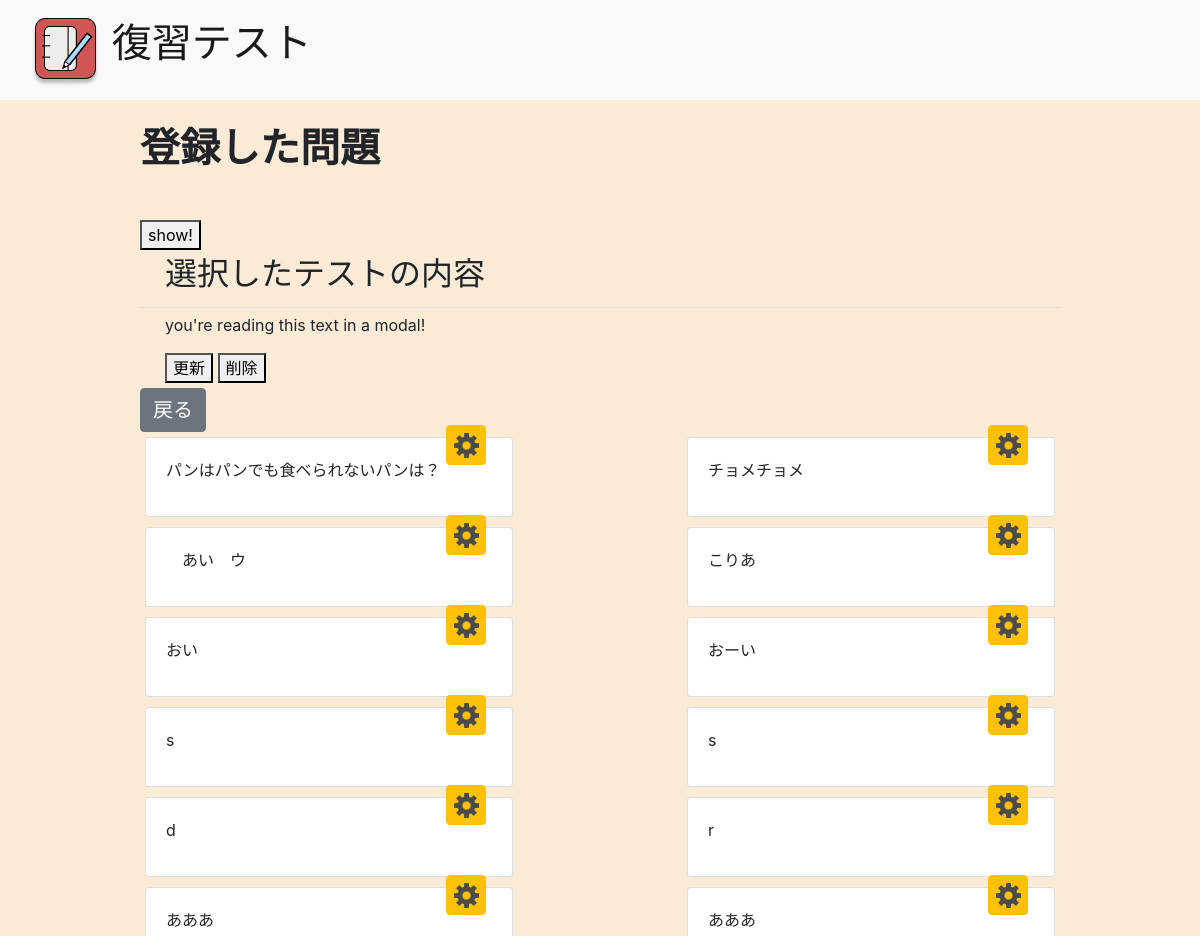
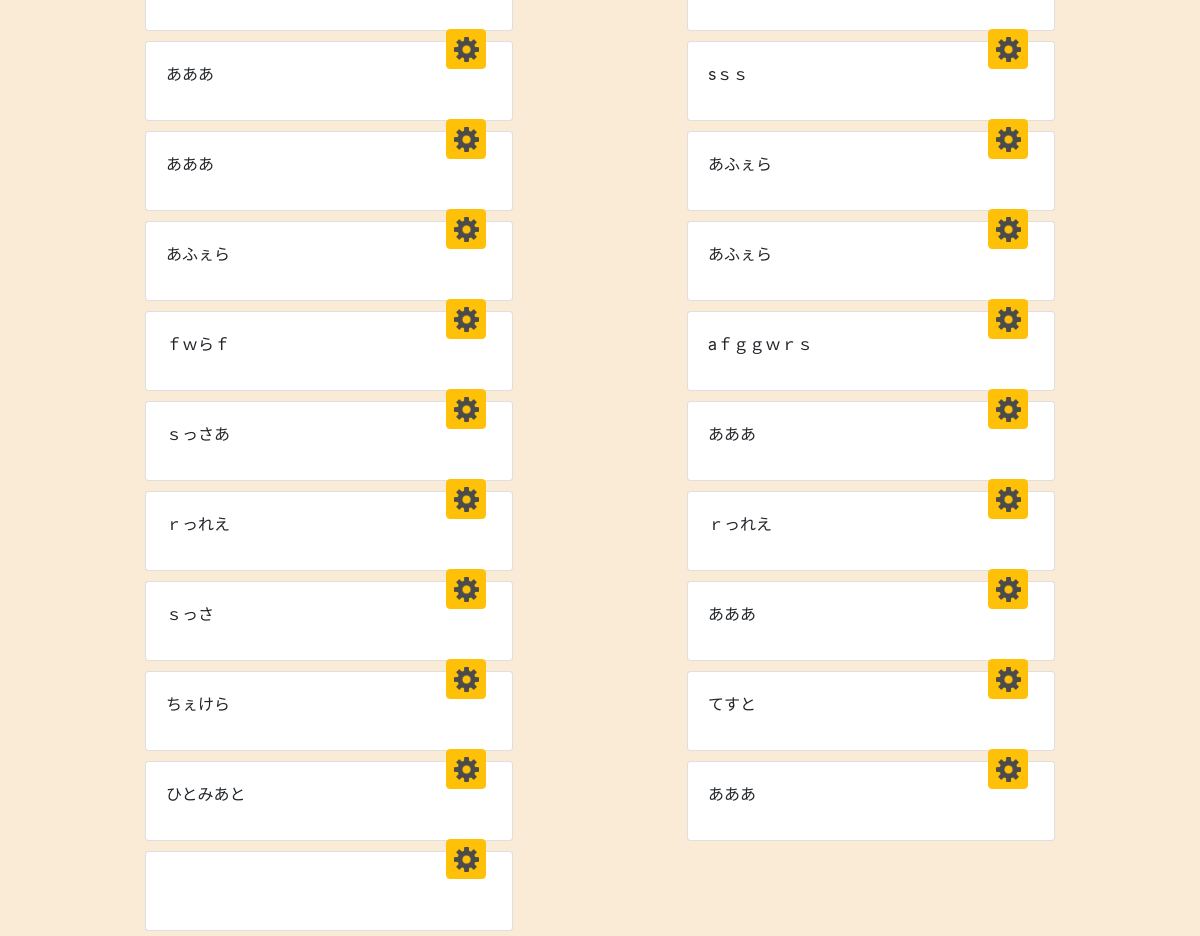
The page /history/ on the database its author committed (2 pictures, top to bottom).
### test/models.py (models this page shows)
class Test(models.Model):
  que = models.CharField(max_length=255)
  ans = models.CharField(max_length=255)
  total = models.IntegerField(default=0)
  correct = models.IntegerField(default=0)

### test/views.py (the view, shortened to what this page needs)
# urls.py: path("history/", views.history, name="history"),
def history(request):
  if request.method == 'GET':
    tests_list = {}
    tests = Test.objects.all()
    tests_list["tests_list"] = tests
    return render(request, 'history.html', tests_list)

### test/templates/history.html (shortened to what this page needs)
{% extends 'base.html' %}
{% block content %}
<h1 style="font-size: 40px; margin-bottom: 3rem;"><b>登録した問題</b></h1>
<div id="app">
  <button v-on:click="show" class="button">show!</button>
  <modal name="hello-world" :draggable="true" :resizable="true">
    <div class="modal-header">
      <h2>選択したテストの内容</h2>
    </div>
    <div class="modal-body">
      <p>you're reading this text in a modal!</p>
      <button v-on:click="hide">更新</button>
      <button v-on:click="hide">削除</button>
    </div>
  </modal>
</div>
<form method="get" action="{% url 'test:index' %}">
  <button type="submit" class="btn btn-secondary" style="font-size: 20px;">戻る</button>
</form>
<div class="testcard">
  {% for test in tests_list %}
  <div class="card box" style="width: 23rem; margin: 5px; text-align: left;">
    <div class="card-body">
      <p class="card-text">{{ test.que }}</p>
      <form method="post", action="{% url 'test:history' %}">
        <button type="submit" class="btn btn-warning" ><img src="../static/img/settings.png" width="25px" ></button>
      </form>
    </div>
  </div>
  {% endfor %}
</div>
{% endblock %}

### test/templates/base.html (shortened to what this page needs)
{% load static %}
<!DOCTYPE html>
<html lang="en">
<head>
  <link rel="stylesheet" href="https://stackpath.bootstrapcdn.com/bootstrap/4.3.1/css/bootstrap.min.css">
  <link rel="stylesheet" href="{% static 'style.css' %}">
</head>
<body style="background-color: #faebd7;">
  <header>
    <nav class="navbar navbar-light bg-light">
      <div class="container-fluid">
        <a class="navbar-brand" href="/" style="font-size: 40px;">
          <img src="../static/img/icon.png" alt="" width="20%" height="" class="d-inline-block align-text-top">
          復習テスト
        </a>
      </div>
    </nav>
  </header>
  <div class="container">
    <div class="row">
      <div class="col-sm-10 mx-auto mt-4">
        {% block content %}
        {% endblock %}
      </div>
    </div>
  </div>
  <link rel="stylesheet" href="https://cdn.jsdelivr.net/npm/vue-js-modal@1.3.31/dist/styles.css">
</body>
</html>

### test/static/style.css (style rules this page uses)
.testcard { display: flex; flex-wrap: wrap; text-align: center; justify-content: space-between; }
.box { position: relative; height: 80px; }
.box button { padding: 0; position: absolute; left: 300px; top: -13px; width: 40px; height: 40px; text-align: center; }
.modal-header, .modal-body { padding: 5px 25px; }
.modal-header { border-bottom: 1px solid #ddd; }

### rows shown on the page
Test: que "パンはパンでも食べられないパンは？"
Test: que "チョメチョメ"
Test: que "あい ウ"
Test: que "こりあ"
Test: que "おい"
Test: que "おーい"
Test: que "s"
Test: que "s"
Test: que "d"
Test: que "r"
Test: que "あああ"
Test: que "あああ"
Test: que "あああ"
Test: que "sｓｓ"
Test: que "あああ"
Test: que "あふぇら"
Test: que "あふぇら"
Test: que "あふぇら"
Test: que "ｆｗらｆ"
Test: que "aｆｇｇｗｒｓ"
Test: que "ｓっさあ"
Test: que "あああ"
Test: que "ｒっれえ"
Test: que "ｒっれえ"
Test: que "ｓっさ"
Test: que "あああ"
Test: que "ちぇけら"
Test: que "てすと"
Test: que "ひとみあと"
Test: que "あああ"
